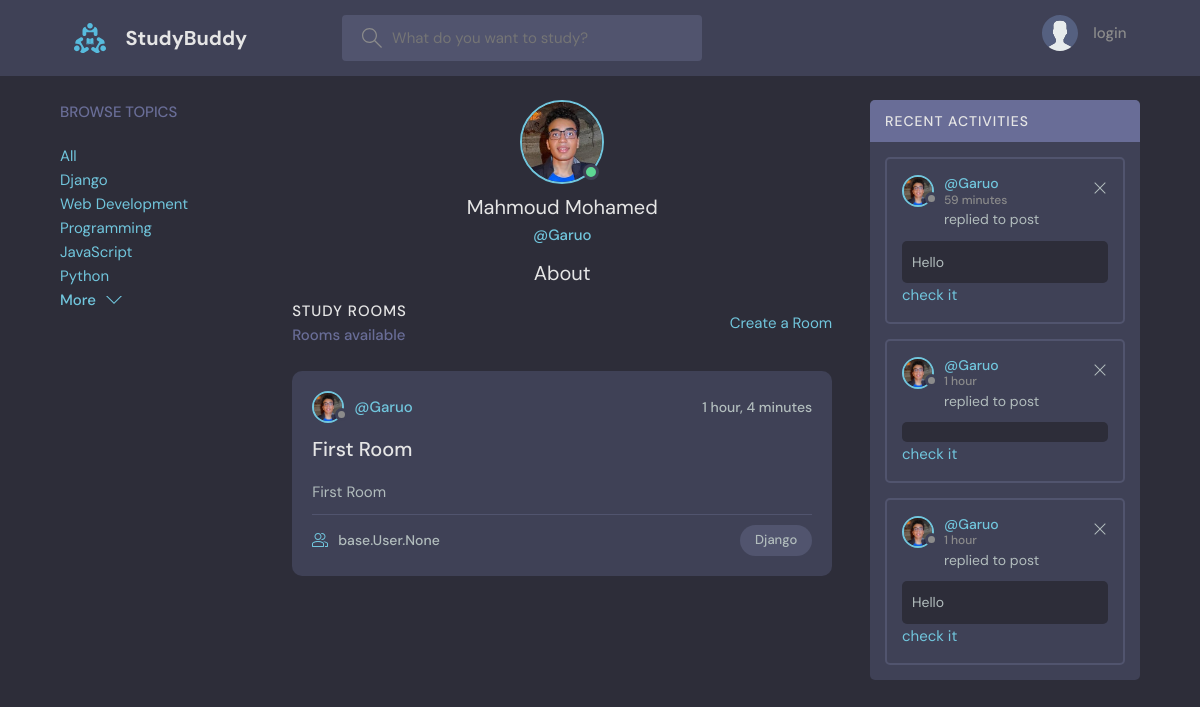
The app's page /profile/2/ with its own data.
### base/models.py (models this page shows, shortened)
class Topic(models.Model):
    name = models.CharField(max_length=200)
    def __str__(self):
        return self.name

class User(AbstractUser):
    name = models.CharField(max_length=200, null=True)
    email = models.EmailField(unique=True, null=True)
    bio = models.TextField(null=True)
    username = models.CharField(unique=True,max_length=200)
    avatar = models.ImageField(null=True, default="avatar.svg")
    REQUIRED_FIELDS = []

class Room(models.Model):
    host = models.ForeignKey(User, on_delete=models.SET_NULL,null=True)
    topic = models.ForeignKey(Topic,on_delete=models.SET_NULL,null=True)
    name = models.CharField(max_length=200)
    description = models.TextField(null=True,blank=True)
    participants = models.ManyToManyField(User, related_name="participants",blank="true") # we use related name cause we have already a relation which involves User
    update = models.DateTimeField(auto_now=True)
    created = models.DateTimeField(auto_now_add = True)
    class Meta:
        ordering = ["-created","-update"]

class Message(models.Model):
    user = models.ForeignKey(User,on_delete=models.CASCADE)
    room = models.ForeignKey(Room,on_delete=models.CASCADE)
    body = models.TextField()
    room_topic = models.ForeignKey(Topic,on_delete=models.SET_NULL,null=True)
    updated = models.DateTimeField(auto_now=True)
    created = models.DateTimeField(auto_now_add = True)
    def __str__ (self):
        return self.body[0:50]
    class Meta:
        ordering = ["-created","-updated"]

### base/views.py (the view)
# urls.py: path('profile/<id>/',views.profile,name="profile"),
def profile(request,id):
    user = User.objects.get(id=id)
    rooms=Room.objects.filter(host=user)
    messages = Message.objects.filter(user=user)
    topics = Topic.objects.all()
    context = {"rooms":rooms , "room_messages":messages,"topics":topics,"profile_user":user}
    return render(request,'base/profile.html',context)

### base/templates/base/profile.html (shortened to what this page needs)
{% extends 'main.html' %} {%block content%}
<main class="layout layout--3">
  <div class="container">
    <div>{%include 'base/topics_component.html'%}</div>
    <div>
      <div class="profile__info">
        <div class="profile__avatar">
          <div class="avatar avatar--large active">
            <img src="{{profile_user.avatar.url}}" />
          </div>
        </div>
        <h3>{{profile_user.name}}</h3>
        <p>@{{profile_user.username}}</p>
        <h3>About</h3>
      </div>
      <div>{%include 'base/feed_component.html'%}</div>
    </div>
    <div>{%include 'base/activity_component.html'%}</div>
  </div>
</main>
{%endblock%}

### templates/main.html (shortened to what this page needs)
{%load static%}
<!DOCTYPE html>
<html lang="en">
  <head>
    <link rel="stylesheet" href="{%static 'styles/style.css' %}" />
  </head>
  <body>
    {% include 'navbar/navbar.html'%} {%block content%} {%endblock%}
  </body>
</html>

### templates/navbar/navbar.html (shortened to what this page needs)
{% load static %}
<header class="header header--loggedIn">
      <div class="container">
        <a href="/" class="header__logo">
          <img src="{%static 'images/logo.svg'%}" />
          <h1>StudyBuddy</h1>
        </a>
        <form class="header__search" method="GET" action="{%url 'home'%}">
          <label>
            <input type="search" name='q' placeholder="What do you want to study?"></input>
          </label>
        </form>
        <nav class="header__menu">
        {% if user.is_authenticated %}
                <div class="header__user">
            <a href="{%url 'profile' user.id %}">
              <div class="avatar avatar--medium active">
                <img src="{{user.avatar.url}}" />
              </div>
              <p>{{user.username}}<span>{{user.username}}</span></p>
            </a>
            <button class="dropdown-button">
              <svg
                version="1.1"
                xmlns="http://www.w3.org/2000/svg"
                width="32"
                height="32"
                viewBox="0 0 32 32"
              >
                <title>chevron-down</title>
                <path d="M16 21l-13-13h-3l16 16 16-16h-3l-13 13z"></path>
              </svg>
            </button>
          </div>
          <div class="dropdown-menu">
            <a href="{%url 'update_user'%}" class="dropdown-link"
              ><svg
                version="1.1"
                xmlns="http://www.w3.org/2000/svg"
                width="32"
                height="32"
                viewBox="0 0 32 32"
              >
                <title>tools</title>
                <path
                  d="M27.465 32c-1.211 0-2.35-0.471-3.207-1.328l-9.392-9.391c-2.369 0.898-4.898 0.951-7.355 0.15-3.274-1.074-5.869-3.67-6.943-6.942-0.879-2.682-0.734-5.45 0.419-8.004 0.135-0.299 0.408-0.512 0.731-0.572 0.32-0.051 0.654 0.045 0.887 0.277l5.394 5.395 3.586-3.586-5.394-5.395c-0.232-0.232-0.336-0.564-0.276-0.887s0.272-0.596 0.572-0.732c2.552-1.152 5.318-1.295 8.001-0.418 3.274 1.074 5.869 3.67 6.943 6.942 0.806 2.457 0.752 4.987-0.15 7.358l9.392 9.391c0.844 0.842 1.328 2.012 1.328 3.207-0 2.5-2.034 4.535-4.535 4.535zM15.101 19.102c0.26 0 0.516 0.102 0.707 0.293l9.864 9.863c0.479 0.479 1.116 0.742 1.793 0.742 1.398 0 2.535-1.137 2.535-2.535 0-0.668-0.27-1.322-0.742-1.793l-9.864-9.863c-0.294-0.295-0.376-0.74-0.204-1.119 0.943-2.090 1.061-4.357 0.341-6.555-0.863-2.631-3.034-4.801-5.665-5.666-1.713-0.561-3.468-0.609-5.145-0.164l4.986 4.988c0.391 0.391 0.391 1.023 0 1.414l-5 5c-0.188 0.188-0.441 0.293-0.707 0.293s-0.52-0.105-0.707-0.293l-4.987-4.988c-0.45 1.682-0.397 3.436 0.164 5.146 0.863 2.631 3.034 4.801 5.665 5.666 2.2 0.721 4.466 0.604 6.555-0.342 0.132-0.059 0.271-0.088 0.411-0.088z"
                ></path>
              </svg>
              Settings</a
            >
            <a href="{%url 'user-logout'%}" class="dropdown-link"
              ><svg
                version="1.1"
                xmlns="http://www.w3.org/2000/svg"
                width="32"
                height="32"
                viewBox="0 0 32 32"
              >
                <title>sign-out</title>
                <path
                  d="M3 0h22c0.553 0 1 0 1 0.553l-0 3.447h-2v-2h-20v28h20v-2h2l0 3.447c0 0.553-0.447 0.553-1 0.553h-22c-0.553 0-1-0.447-1-1v-30c0-0.553 0.447-1 1-1z"
                ></path>
                <path
                  d="M21.879 21.293l1.414 1.414 6.707-6.707-6.707-6.707-1.414 1.414 4.293 4.293h-14.172v2h14.172l-4.293 4.293z"
                ></path>
              </svg>
              Logout</a
            >
          </div>
        {%else%}
        <a href="{%url 'user-login'%}"> <img src="{%static 'images/avatar.svg'%}" /> <p>login</p> </a>
        {%endif%}
        </nav>
      </div>
    </header>

### base/templates/base/topics_component.html (shortened to what this page needs)
<div class="topics">
  <div class="topics__header">
    <h2>Browse Topics</h2>
  </div>
  <a href="{%url 'home'%}">All</a>
  <ul class="topics__list">
    {% for topic in topics %}
    <div>
      <a href="{%url 'home' %}?q={{topic.name}}">{{topic.name}}</a>
    </div>
    {% endfor %}
  </ul>
  <a class="btn btn--link" href="{%url 'all_topics'%}">
    More
    <svg
      version="1.1"
      xmlns="http://www.w3.org/2000/svg"
      width="32"
      height="32"
      viewBox="0 0 32 32"
    >
      <title>chevron-down</title>
      <path d="M16 21l-13-13h-3l16 16 16-16h-3l-13 13z"></path>
    </svg>
  </a>
</div>

### base/templates/base/feed_component.html (shortened to what this page needs)
<div class="roomList">
  <div class="roomList__header">
    <div>
      <h2>Study Rooms</h2>
      <p>{{size}} Rooms available</p>
    </div>
    <a href="{% url 'create_room' %}"> Create a Room </a>
  </div>
{% for room in rooms %}
  <div>
    <div class="roomListRoom">
      <div class="roomListRoom__header">
        <a href="{%url 'profile' room.host.id %}" class="roomListRoom__author">
          <div class="avatar avatar--small">
            <img src="{{room.host.avatar.url}}" />
          </div>
          <span>@{{room.host.username}}</span>
        </a>
        <div class="roomListRoom__actions">
          <span>{{room.created|timesince}}</span>
        </div>
      </div>
      <div class="roomListRoom__content">
        <a href="{% url 'room' room.id %}">{{room.name}}</a>
        <p>{{room.description}}</p>
      </div>
      <div class="roomListRoom__meta">
        <a href="{% url 'room' room.id %}" class="roomListRoom__joined">
          {{room.participants}}
        </a>
        <p class="roomListRoom__topic">{{room.topic}}</p>
      </div>
    </div>
  </div>
  {% endfor %}
</div>

### base/templates/base/activity_component.html (shortened to what this page needs)
<div class="activities">
  <div class="activities__header">
    <h2>Recent Activities</h2>
  </div>
 {%for message in room_messages%}
 <div class="activities__box">
    <div class="activities__boxHeader roomListRoom__header">
      <a href="{%url 'profile' message.user.id %}" class="roomListRoom__author">
        <div class="avatar avatar--small">
          <img src="{{message.user.avatar.url}}" />
        </div>
        <p>
          @{{message.user.username}}
          <span>{{message.created|timesince}}</span>
        </p>
      </a>
      <div class="roomListRoom__actions">
        <a href="#">
          <svg
            version="1.1"
            xmlns="http://www.w3.org/2000/svg"
            width="32"
            height="32"
            viewBox="0 0 32 32"
          >
            <title>remove</title>
            <path
              d="M27.314 6.019l-1.333-1.333-9.98 9.981-9.981-9.981-1.333 1.333 9.981 9.981-9.981 9.98 1.333 1.333 9.981-9.98 9.98 9.98 1.333-1.333-9.98-9.98 9.98-9.981z"
            ></path>
          </svg>
        </a>
      </div>
    </div>
    <div class="activities__boxContent">
      <p>
        replied to post
      <div class="activities__boxRoomContent">{{message}}</div>
    </div>
       <div>
            <a href="{%url 'room' message.room.id%}"> check it </a>
      </div>
  </div>
 {%endfor%}
</div>

### records on screen
Topic: name "Django"
Topic: name "Web Development"
Topic: name "Programming"
Topic: name "JavaScript"
Topic: name "Python"
User: avatar (picture), name "Mahmoud Mohamed", username "Garuo"
Room: host.avatar (picture), host.username "Garuo", created "1 hour, 4 minutes", name "First Room", description "First Room", participants "base.User.None", topic "Django"
Message: user.avatar (picture), user.username "Garuo", created "59 minutes", body "Hello"
Message: user.avatar (picture), user.username "Garuo", created "1 hour"
Message: user.avatar (picture), user.username "Garuo", created "1 hour", body "Hello"
